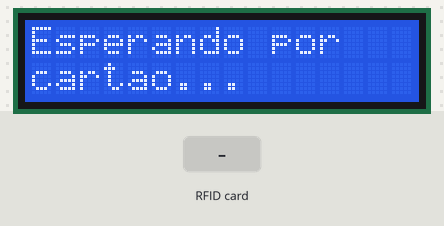
Simulated run of this sketch. Board: Arduino Mega 2560, built with avr-gcc and run on an emulated ATmega2560. On the bench: 16×2 character LCD. The test bench sets the inputs (shaded band).

Above: at 3.2 s.
3.3 s: RFID card A3 17 B3 0D held to the reader
At 3.8 s:
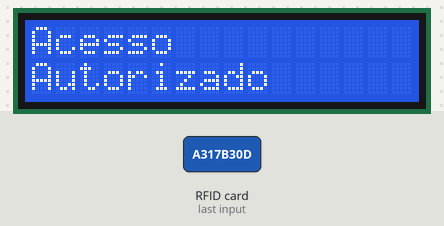
4.8 s: RFID card 5E 7A 19 C4 held to the reader
At 7.6 s:
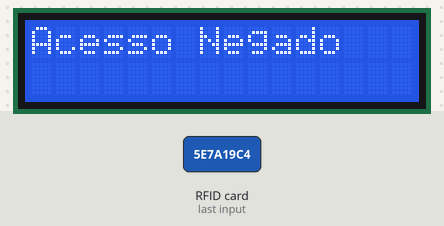
Timing chart, 0 to 9.1 s (numbered marks = the images above; inputs shaded):
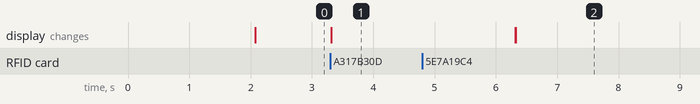

Measured:
- after the input at 3.3 s, the display: changes at once (image 1)
- after the input at 4.8 s, the display: first differs from a run without the input after 1.5 s (image 2)

The sketch:

identificador_de_pacientes.ino
```cpp
#include <Wire.h>
#include <LiquidCrystal.h>
#include <Adafruit_PN532.h>

// Initialize LCD (RS, EN, D4, D5, D6, D7)
LiquidCrystal lcd(7, 8, 9, 10, 11, 12);

// PN532 I2C pins for Arduino Mega
#define SDA_PIN 20
#define SCL_PIN 21

// Initialize PN532 using I2C
Adafruit_PN532 nfc(SDA_PIN, SCL_PIN);

// Authorized UID (replace with your card's UID)
uint8_t authorizedUID[] = {0xA3, 0x17, 0xB3, 0xD}; // Example UID
unsigned long lastCardTime = 0;      // Time the last card was read
const unsigned long MAX_CARD_DELAY = 500; // Maximum time in ms to process a card

void setup() {
  // Initialize Serial Monitor for debugging
  Serial.begin(9600);

  // Initialize LCD
  lcd.begin(16, 2);
  lcd.print("Esperando por");
  lcd.setCursor(0, 1);
  lcd.print("cartao...");

  // Initialize PN532
  Wire.begin();
  if (!nfc.begin()) {
    lcd.clear();
    lcd.print("PN532 Error!");
    while (1);  // Halt the program if PN532 is not detected
  }
  lcd.clear();
  lcd.print("RFID Pronto");
  delay(2000); // Show "RFID Ready" before moving to the waiting state
  resetSystem();
}

void loop() {
  uint8_t success;
  uint8_t uid[7];     // Buffer to store the UID
  uint8_t uidLength;  // Length of the UID

  // Attempt to read a card
  success = nfc.readPassiveTargetID(PN532_MIFARE_ISO14443A, uid, &uidLength);

  if (success) {
    // Card detected
    unsigned long currentCardTime = millis();
    if (currentCardTime - lastCardTime < MAX_CARD_DELAY) {
      // Card passed too fast
      accessDenied("Acesso Negado");
    } else {
      lastCardTime = currentCardTime;  // Update the time of last card read

      // Check if the card is authorized
      if (isAuthorized(uid, uidLength)) {
        authorizedAccess();
      } else {
        accessDenied("Acesso Negado");
      }
    }
  }
}

bool isAuthorized(uint8_t* uid, uint8_t uidLength) {
  // Check if the UID matches the authorized UID
  if (uidLength != sizeof(authorizedUID)) return false;
  for (uint8_t i = 0; i < uidLength; i++) {
    if (uid[i] != authorizedUID[i]) {
      return false;
    }
  }
  return true;
}

void authorizedAccess() {
  // Display "Acesso Autorizado" on LCD
  lcd.clear();
  lcd.print("Acesso");
  lcd.setCursor(0, 1);
  lcd.print("Autorizado");

  // Keep the success message for 3 seconds
  delay(3000);

  // Reset to waiting state
  resetSystem();
}

void accessDenied(const char* message) {
  // Display "Acesso Negado" on LCD
  lcd.clear();
  lcd.print(message);

  // Keep the failure message for 3 seconds
  delay(3000);

  // Reset to waiting state
  resetSystem();
}

void resetSystem() {
  // Clear the LCD and reset the message
  lcd.clear();
  lcd.print("Esperando por");
  lcd.setCursor(0, 1);
  lcd.print("cartao...");
}
```
